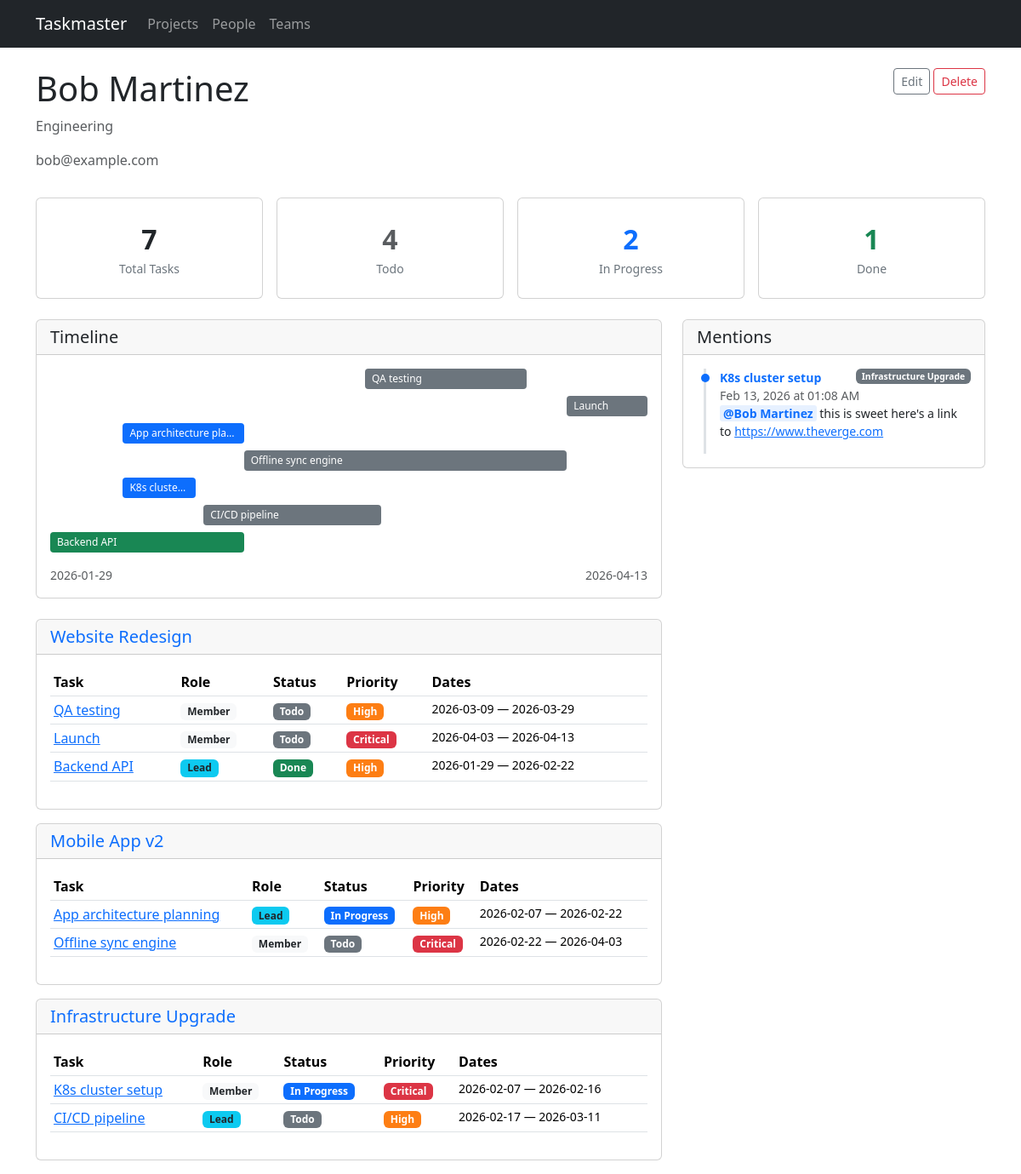
/people/2, run on an earlier commit of the app's database.
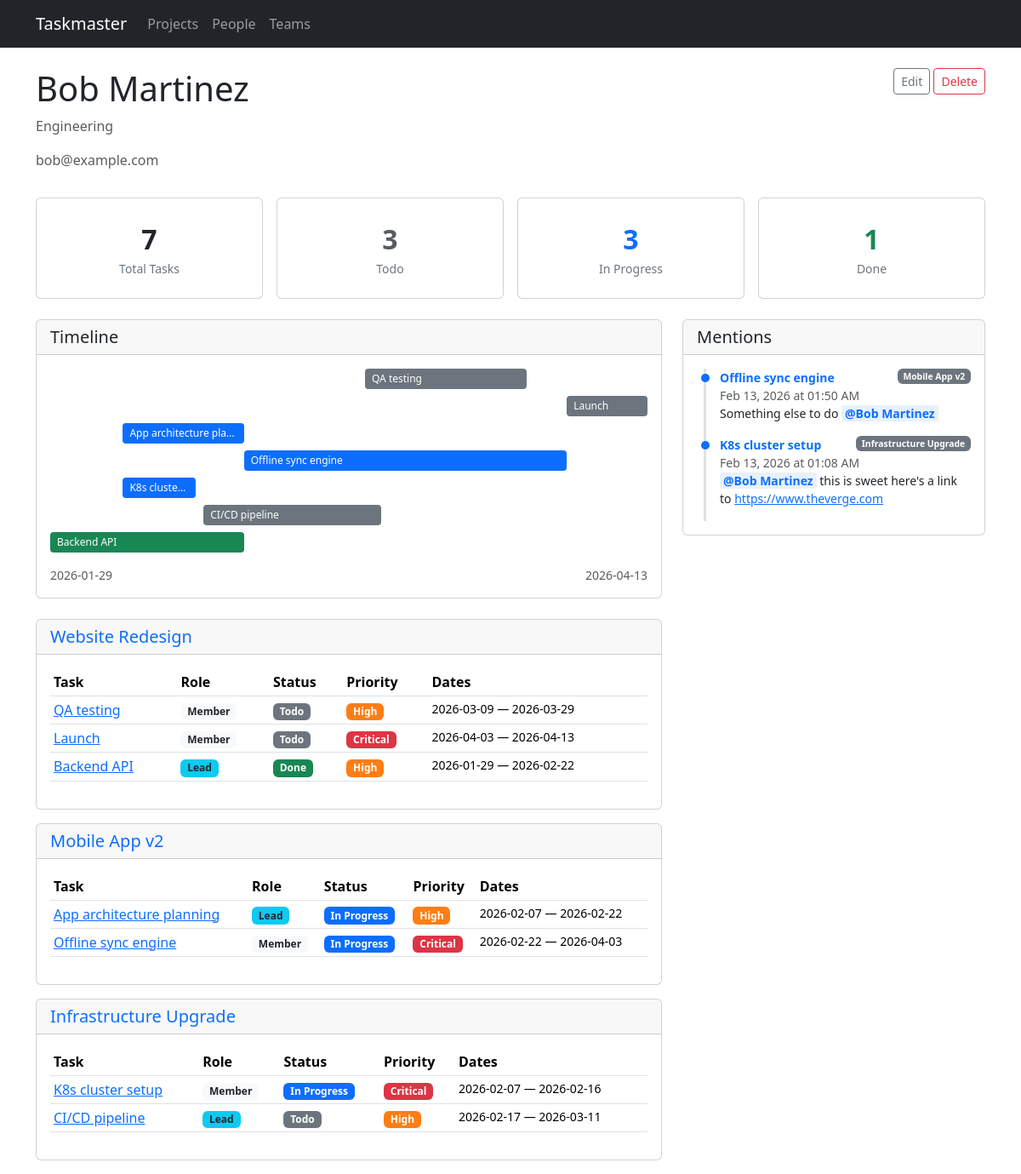
And on a later commit of the database.
### models.py (models this page shows, shortened)
class Task(db.Model):
    id = db.Column(db.Integer, primary_key=True)
    title = db.Column(db.String(200), nullable=False)
    description = db.Column(db.Text)
    project_id = db.Column(db.Integer, db.ForeignKey('project.id'), nullable=False)
    start_date = db.Column(db.Date, nullable=False)
    end_date = db.Column(db.Date, nullable=False)
    status = db.Column(db.String(20), default='todo')  # todo, in_progress, done
    priority = db.Column(db.String(20), default='medium')  # low, medium, high, critical
    assignments = db.relationship('TaskAssignment', backref='task', lazy=True,
                                   cascade='all, delete-orphan')
    tags = db.relationship('Tag', secondary=task_tags, backref=db.backref('tasks', lazy=True))
    status_updates = db.relationship('StatusUpdate', backref='task', lazy=True,
                                     order_by='StatusUpdate.created_at.desc()',
                                     cascade='all, delete-orphan')
    dependencies = db.relationship(
        'Task',
        secondary='task_dependency',
        primaryjoin='Task.id == TaskDependency.task_id',
        secondaryjoin='Task.id == TaskDependency.depends_on_id',
        backref=db.backref('dependents', lazy=True),
        lazy=True,
    )
    @property
    def lead(self):
        for a in self.assignments:
            if a.is_lead:
                return a.person
        return None

class Project(db.Model):
    id = db.Column(db.Integer, primary_key=True)
    name = db.Column(db.String(200), nullable=False)
    description = db.Column(db.Text)
    start_date = db.Column(db.Date)
    end_date = db.Column(db.Date)
    status = db.Column(db.String(20), default='active')  # active, completed, on_hold
    tasks = db.relationship('Task', backref='project', lazy=True, cascade='all, delete-orphan')

class StatusUpdate(db.Model):
    id = db.Column(db.Integer, primary_key=True)
    task_id = db.Column(db.Integer, db.ForeignKey('task.id'), nullable=False)
    content = db.Column(db.Text, nullable=False)
    created_at = db.Column(db.DateTime, default=datetime.utcnow)
    mentions = db.relationship('Person', secondary=status_update_mentions,
                               backref=db.backref('mentioned_in', lazy=True))

class Person(db.Model):
    id = db.Column(db.Integer, primary_key=True)
    name = db.Column(db.String(120), nullable=False)
    email = db.Column(db.String(120))
    team_id = db.Column(db.Integer, db.ForeignKey('team.id'))
    assignments = db.relationship('TaskAssignment', backref='person', lazy=True)

### routes/people.py (the view)
@bp.route('/people/<int:id>')
def detail(id):
    person = Person.query.get_or_404(id)
    person_tasks = [a.task for a in person.assignments]
    tasks_by_project = {}
    for task in person_tasks:
        proj = task.project
        if proj.id not in tasks_by_project:
            tasks_by_project[proj.id] = {'project': proj, 'tasks': []}
        tasks_by_project[proj.id]['tasks'].append(task)
    mentioned_updates = StatusUpdate.query.filter(
        StatusUpdate.mentions.any(id=person.id)
    ).order_by(StatusUpdate.created_at.desc()).all()
    return render_template('people/detail.html', person=person,
                           person_tasks=person_tasks,
                           tasks_by_project=tasks_by_project,
                           mentioned_updates=mentioned_updates)

### templates/people/detail.html (shortened to what the changed rows need)
{% extends "base.html" %}
{% block content %}
<div class="d-flex justify-content-between align-items-start mb-3">
    <div>
        <h1>{{ person.name }}</h1>
    </div>
</div>
{% set total = person_tasks|length %}
{% set todo = person_tasks|selectattr('status', 'equalto', 'todo')|list|length %}
{% set in_prog = person_tasks|selectattr('status', 'equalto', 'in_progress')|list|length %}
{% set done_count = person_tasks|selectattr('status', 'equalto', 'done')|list|length %}
<div class="row g-3 mb-4">
    <div class="col-md-3"><div class="card stat-card"><div class="stat-number text-muted">{{ todo }}</div><div class="stat-label">Todo</div></div></div>
    <div class="col-md-3"><div class="card stat-card"><div class="stat-number text-primary">{{ in_prog }}</div><div class="stat-label">In Progress</div></div></div>
</div>
<div class="row g-4">
<div class="col-lg-8">
    {% if person_tasks %}
    <div class="card mb-4">
        <div class="card-header"><h5 class="mb-0">Timeline</h5></div>
        <div class="card-body">
            {% set all_tasks = person_tasks %}
            {% set min_date = all_tasks|map(attribute='start_date')|min %}
            {% set max_date = all_tasks|map(attribute='end_date')|max %}
            {% set total_days = (max_date - min_date).days if max_date != min_date else 1 %}
            <div style="position: relative; min-height: {{ all_tasks|length * 32 }}px;">
                {% for task in all_tasks %}
                {% set offset_days = (task.start_date - min_date).days %}
                {% set duration_days = (task.end_date - task.start_date).days %}
                {% set left_pct = (offset_days / total_days * 100) %}
                {% set width_pct = (duration_days / total_days * 100) %}
                <div class="timeline-bar badge-{{ task.status }}"
                     style="position: absolute; top: {{ loop.index0 * 32 }}px; left: {{ left_pct }}%; width: {{ [width_pct, 5]|max }}%;"
                     title="{{ task.title }} ({{ task.start_date }} to {{ task.end_date }})">
                    <a href="{{ url_for('tasks.detail', id=task.id) }}" class="text-white text-decoration-none">{{ task.title }}</a>
                </div>
                {% endfor %}
            </div>
            <div class="d-flex justify-content-between mt-2 small text-muted">
                <span>{{ min_date }}</span>
                <span>{{ max_date }}</span>
            </div>
        </div>
    </div>
    {% endif %}
    {% if tasks_by_project %}
    {% for proj_id, group in tasks_by_project.items() %}
    <div class="card mb-3">
        <div class="card-header">
            <h5 class="mb-0">
                <a href="{{ url_for('projects.detail', id=group.project.id) }}" class="text-decoration-none">
                    {{ group.project.name }}
                </a>
            </h5>
        </div>
        <div class="card-body">
            <div class="table-responsive">
                <table class="table table-hover table-sm">
                    <thead>
                        <tr><th>Task</th><th>Role</th><th>Status</th><th>Priority</th><th>Dates</th></tr>
                    </thead>
                    <tbody>
                        {% for task in group.tasks %}
                        <tr>
                            <td><a href="{{ url_for('tasks.detail', id=task.id) }}">{{ task.title }}</a></td>
                            <td>
                                {% if task.lead and task.lead.id == person.id %}
                                <span class="badge bg-info text-dark">Lead</span>
                                {% else %}
                                <span class="badge bg-light text-dark">Member</span>
                                {% endif %}
                            </td>
                            <td><span class="badge badge-{{ task.status }}">{{ task.status | replace('_', ' ') | title }}</span></td>
                            <td><span class="badge badge-{{ task.priority }}">{{ task.priority | title }}</span></td>
                            <td class="small">{{ task.start_date }} &mdash; {{ task.end_date }}</td>
                        </tr>
                        {% endfor %}
                    </tbody>
                </table>
            </div>
        </div>
    </div>
    {% endfor %}
    {% else %}
    <div class="text-center py-5">
        <p class="text-muted">No tasks assigned to this person yet.</p>
    </div>
    {% endif %}
</div>
<div class="col-lg-4">
    <div class="card" style="position: sticky; top: 1rem;">
        <div class="card-body" style="max-height: 80vh; overflow-y: auto;">
            {% if mentioned_updates %}
            <div class="status-timeline">
                {% for update in mentioned_updates %}
                <div class="update-item">
                    <div class="d-flex justify-content-between align-items-start">
                        <a href="{{ url_for('tasks.detail', id=update.task.id) }}" class="fw-semibold small text-decoration-none">{{ update.task.title }}</a>
                        <span class="badge bg-secondary" style="font-size:0.65em">{{ update.task.project.name }}</span>
                    </div>
                    <div class="text-muted small">{{ update.created_at.strftime('%b %d, %Y at %I:%M %p') }}</div>
                    <div class="small">{{ update.content|render_mentions }}</div>
                </div>
                {% endfor %}
            </div>
            {% else %}
            <p class="text-muted mb-0 small">No mentions yet. Use @"{{ person.name }}" in status updates to tag this person.</p>
            {% endif %}
        </div>
    </div>
</div>
</div>
{% endblock %}

What changed in the data, as far as the page shows it:
changed Task "Offline sync engine": status "Todo" → "In Progress"
added StatusUpdate: task "Offline sync engine", task.project.name "Mobile App v2", created_at "Feb 13, 2026 at 01:50 AM", content|render_mentions "Something else to do @Bob Martinez"
Also different on the page:
{{ todo }}: "4" → "3"
{{ in_prog }}: "2" → "3"
